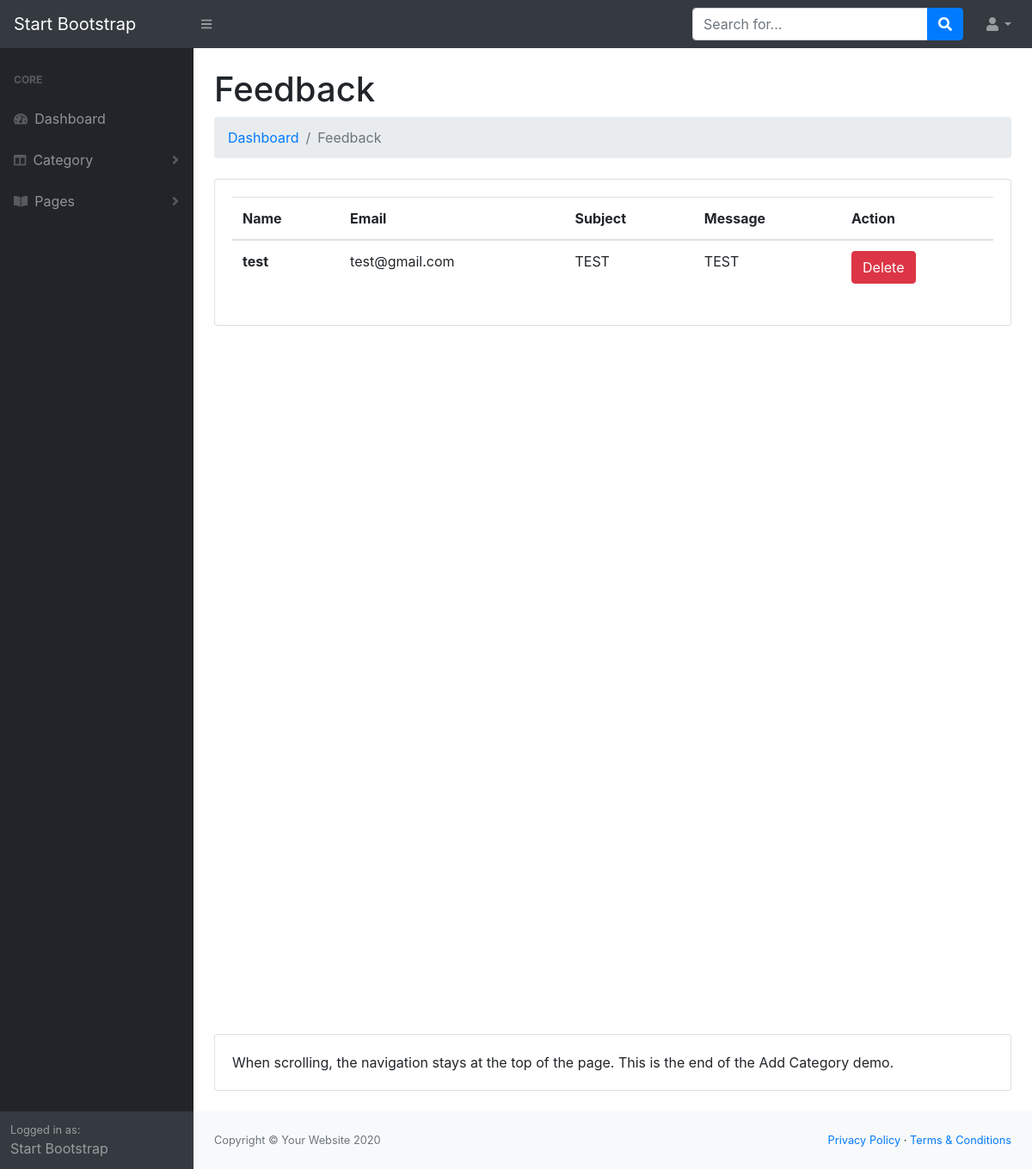
The app's page /admin/viewmessages.php with its own data.
### tables this page shows
CREATE TABLE `messages` (
  `id` int(11) NOT NULL,
  `name` longtext NOT NULL,
  `email` longtext NOT NULL,
  `subject` longtext NOT NULL,
  `message` longtext NOT NULL
);

### admin/viewmessages.php (the view, shortened to what this page needs)
<?php
require 'dbconnect.php';
$sql = "SELECT * FROM messages";
if (mysqli_query($conn, $sql)) {
    $tableData = mysqli_query($conn, $sql);
} else {
    echo "Error: " . $sql . "<br>" . $conn->error;
}
?>
<!DOCTYPE html>
<html lang="en">
<head>
    <link href="css/styles.css" rel="stylesheet" />
</head>
<body>
    <nav class="sb-topnav navbar navbar-expand navbar-dark bg-dark">
        <a class="navbar-brand" href="index.php">Start Bootstrap</a>
        <button class="btn btn-link btn-sm order-1 order-lg-0" id="sidebarToggle" href="#"><i
                class="fas fa-bars"></i></button>
        <form class="d-none d-md-inline-block form-inline ml-auto mr-0 mr-md-3 my-2 my-md-0">
            <div class="input-group">
                <input class="form-control" type="text" placeholder="Search for..." aria-label="Search"
                    aria-describedby="basic-addon2" />
                <div class="input-group-append">
                    <button class="btn btn-primary" type="button"><i class="fas fa-search"></i></button>
                </div>
            </div>
        </form>
        <ul class="navbar-nav ml-auto ml-md-0">
            <li class="nav-item dropdown">
                <a class="nav-link dropdown-toggle" id="userDropdown" href="#" role="button" data-toggle="dropdown"
                    aria-haspopup="true" aria-expanded="false"><i class="fas fa-user fa-fw"></i></a>
            </li>
        </ul>
    </nav>
    <div id="layoutSidenav">
        <div id="layoutSidenav_nav">
            <nav class="sb-sidenav accordion sb-sidenav-dark" id="sidenavAccordion">
                <div class="sb-sidenav-menu">
                    <div class="nav">
                        <div class="sb-sidenav-menu-heading">Core</div>
                        <a class="nav-link" href="index.php">
                            <div class="sb-nav-link-icon"><i class="fas fa-tachometer-alt"></i></div>
                            Dashboard
                        </a>
                        <a class="nav-link collapsed" href="#" data-toggle="collapse" data-target="#collapseLayouts"
                            aria-expanded="false" aria-controls="collapseLayouts">
                            <div class="sb-nav-link-icon"><i class="fas fa-columns"></i></div>
                            Category
                            <div class="sb-sidenav-collapse-arrow"><i class="fas fa-angle-down"></i></div>
                        </a>
                        <a class="nav-link collapsed" href="#" data-toggle="collapse" data-target="#collapsePages"
                            aria-expanded="false" aria-controls="collapsePages">
                            <div class="sb-nav-link-icon"><i class="fas fa-book-open"></i></div>
                            Pages
                            <div class="sb-sidenav-collapse-arrow"><i class="fas fa-angle-down"></i></div>
                        </a>
                    </div>
                </div>
                <div class="sb-sidenav-footer">
                    <div class="small">Logged in as:</div>
                    Start Bootstrap
                </div>
            </nav>
        </div>
        <div id="layoutSidenav_content">
            <main>
                <div class="container-fluid">
                    <h1 class="mt-4">Feedback</h1>
                    <ol class="breadcrumb mb-4">
                        <li class="breadcrumb-item"><a href="index.php">Dashboard</a></li>
                        <li class="breadcrumb-item active">Feedback</li>
                    </ol>
                    <div class="card mb-4">
                        <div class="card-body">
                            <table class="table">
                                <thead>
                                    <tr>
                                        <th scope="col">Name</th>
                                        <th scope="col">Email</th>
                                        <th scope="col">Subject</th>
                                        <th scope="col">Message</th>
                                        <th scope="col">Action</th>
                                    </tr>
                                </thead>
                                <tbody>
                                    <?php while ($row = mysqli_fetch_assoc($tableData)) { ?>
                                        <tr>
                                            <th scope="row">
                                                <?php echo $row['name']; ?>
                                            </th>
                                            <td>
                                                <?php echo $row['email']; ?>
                                            </td>
                                            <td>
                                                <?php echo $row['subject']; ?>
                                            </td>
                                            <td>
                                                <?php echo $row['message']; ?>
                                            </td>
                                            <td>
                                                <a class="btn btn-danger"
                                                    href="?status=delete&&id=<?php echo $row['id']; ?>">Delete</a>
                                            </td>
                                        </tr>
                                    <?php } ?>
                                </tbody>
                            </table>
                        </div>
                    </div>
                    <div style="height: 100vh;"></div>
                    <div class="card mb-4">
                        <div class="card-body">When scrolling, the navigation stays at the top of the page. This is the
                            end of the Add Category demo.</div>
                    </div>
                </div>
            </main>
            <footer class="py-4 bg-light mt-auto">
                <div class="container-fluid">
                    <div class="d-flex align-items-center justify-content-between small">
                        <div class="text-muted">Copyright &copy; Your Website 2020</div>
                        <div>
                            <a href="#">Privacy Policy</a>
                            &middot;
                            <a href="#">Terms &amp; Conditions</a>
                        </div>
                    </div>
                </div>
            </footer>
        </div>
    </div>
</body>
</html>

### records on screen
messages: name "test", email "test@gmail.com", subject "TEST", message "TEST"
